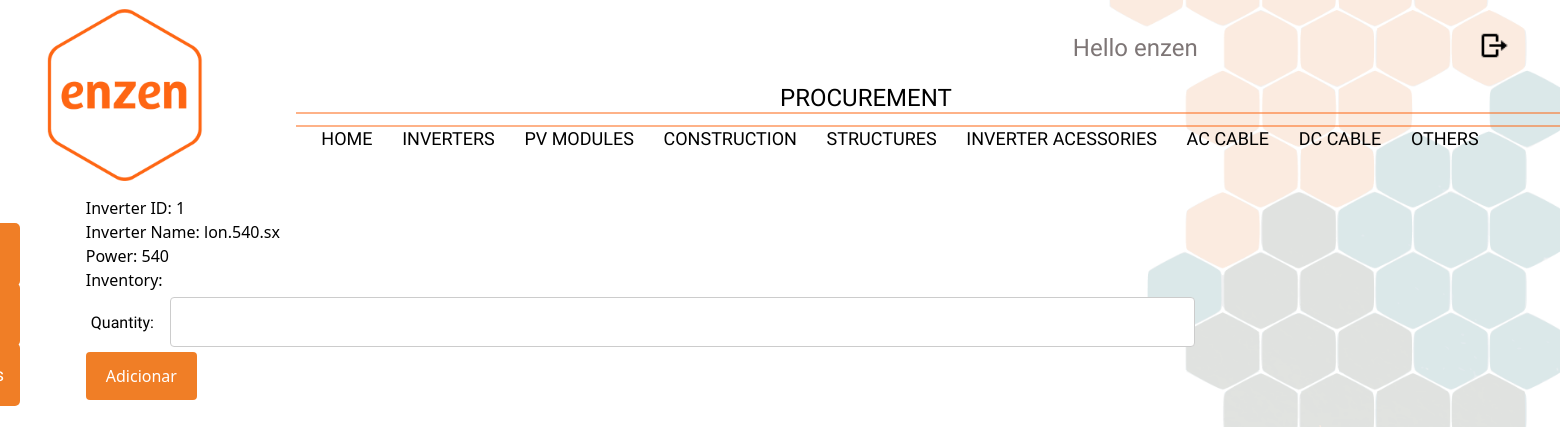
The page /pv_modules/1/ (signed in) on the database its author committed.
### procurement/models.py (models this page shows, shortened)
class pv_modules(models.Model):
    modules_id = models.CharField(max_length=50,default='03.PVM-01')
    brand = models.ForeignKey(pv_module_brand, on_delete=models.SET_NULL, related_name='marcas_modules',blank=True,null=True)
    product_name = models.CharField(max_length=50)
    power_range = models.ForeignKey(pv_modules_power,on_delete=models.SET_NULL, related_name='power_modules',blank=True,null=True)
    price_EXW = models.FloatField(max_length=30)
    price_CIF = models.FloatField(max_length=30)
    price_DDP = models.FloatField(max_length=30)
    price_FOB = models.FloatField(max_length=30)
    payment_conditions = models.TextField()

class pv_modules_power(models.Model):
    power_id = models.CharField(max_length=50)
    power = models.IntegerField()
    def __str__(self):
        return str(self.power)

### procurement/views.py (the view)
# urls.py: path('pv_modules/<str:pk>/',views.pv_modules_detail,name="modules_detail"),
@login_required(login_url='/login')
def pv_modules_detail(request,pk):
    new_order = None
    pv_module = pv_modules.objects.get(id=pk)
    if request.method == 'POST':
        pv_module_form=number_form_pv_modules(data=request.POST)
        if pv_module_form.is_valid():
            new_order = pv_module_form.save(commit=False)
            new_order.pv_modules_number_id=pk
            new_order.save()
            request.session['data'] = new_order.id
            return redirect('add_pv_module/')
    else:
        pv_module_form=number_form_pv_modules()
    return render(request, 'Procurement/procurement_part/pv_module_detail.html', {'pv_module':pv_module,'form':pv_module_form})

### procurement/forms.py
class number_form_pv_modules(forms.ModelForm):
    class Meta:
        model = order_pv_modules
        fields = {'quantity'}
        widgets = {
            'quantity': forms.TextInput(attrs={'class': 'input2'}),
        }

### templates/Procurement/procurement_part/pv_module_detail.html (shortened to what this page needs)
{% extends "Procurement/base.html" %}
{% block content %}
    <div class="top_creatio3">
        <p>Inverter ID: {{ pv_module.id }}</p>
        <p>Inverter Name: {{ pv_module.product_name }}</p>
        <p>Power: {{ pv_module.power_range }}</p>
        <p>Inventory: {{ pv_module.inventory }}</p>
    </div>
    <form method="post">
        {% for field in form %}
        <div style="padding: 5px">
            <a class="label">{{ field.label_tag }}</a>
            {{ field }}
        </div>
        {% endfor %}
        <input type="submit" value="Adicionar" class="part_creation2">
    </form>
{% endblock %}

### templates/Procurement/base.html (shortened to what this page needs)
{% load static %}
{% load static %}
<!DOCTYPE html>
<html>
<head>
    <link href="{% static 'procurement.css' %}" rel="stylesheet">
    <script src="https://cdn.tailwindcss.com"></script>
</head>
<body style="background-image: url('{% static "Fundo.png"%}');background-attachment: fixed;background-size: cover;background-position: center center;">
<div style="width: 100%; height: auto; overflow: hidden; background: transparent; background-attachment: fixed;background-size: cover;background-position: center center;">
    <svg width="1500" height="15" viewBox="0 0 1219 15" fill="none" xmlns="http://www.w3.org/2000/svg" style="position: absolute; left: 296px; top: 14%;" preserveAspectRatio="none">
        <path d="M1219 14H0M1219 1L0 1" stroke="#FE6613"></path></svg>
    <p style="width: 346px;  height:66px; position: absolute;font-family: Josefin Sans,serif; left: 50%; top: 10%; font-size: 24px; font-weight: 200; text-align: left; color: #000;">
        PROCUREMENT
    </p>
      <div id="box_total" >
          <img src="{% static 'LOGO.png' %}" style="width: 16%; height: auto; top: 0px;"/>
          <p style="width: 80%; margin-top:8%; font-size: 18px; font-weight: 300; text-align: left; color: #000;margin-left:3%;">
              <a href="/" style="font-family: Josefin Sans,serif">HOME</a>
                <a href="/inverters/" style="font-family: Josefin Sans,serif">INVERTERS</a>
                <a href="/pv_modules/" style="font-family: Josefin Sans,serif">PV MODULES</a>
              <a href="/construction/" style="font-family: Josefin Sans,serif">CONSTRUCTION</a>
              <a href="/structures/" style="font-family: Josefin Sans,serif">STRUCTURES</a>
              <a href="/inverter_acessories/" style="font-family: Josefin Sans,serif">INVERTER ACESSORIES</a>
              <a href="/ac_cables/" style="font-family: Josefin Sans,serif">AC CABLE</a>
              <a href="/dc_cables/" style="font-family: Josefin Sans,serif">DC CABLE</a>
              <a href="/others/" style="font-family: Josefin Sans,serif">OTHERS</a>
            </p>
        </div>
      <p style="width: 222px;    font-family: Josefin Sans, sans-serif; height: 51px; position: absolute; right: 17%; top: 30px; font-size: 24px; font-weight: 200; text-align: left; color: #7e7676;">
      Hello {{ user }}
      <div id="mySidenav" class="sidenav">
        <a href="/brands" id="about">Brands</a>
        <a href="/vendors" id="blog">Vendor</a>
        <a href="/projects" id="projects">Projects</a>
      </div>
      </p>
      <a href="{% url 'O_and_M:logout' %}" class=""><img
        style="width: 2%; height: auto; position: absolute; right: 3.2%; top: 30px; object-fit: cover;"
      /></a>
<div id="contente">
    {% block content %}
 {% endblock %}
</div>
    </div>
  </body>

### static/procurement.css (style rules this page uses)
html { -webkit-background-size: cover; -moz-background-size: cover; -o-background-size: cover; background-size: cover; font-family: Josefin Sans, sans-serif; }
#box_total { display: inline-flex; width: 100%; }
#box_total p a { margin-left: 2%; display: inline; position: relative; padding: 0.2em 0; }
#box_total p a::after { content: ''; position: absolute; bottom: 0; left: 0; width: 100%; height: 0.1em; background-color: #f07e26; opacity: 0; transition: opacity 300ms, transform 300ms; }
#box_total p a::after { opacity: 1; transform: scale(0); transform-origin: center; }
#mySidenav a { position: absolute; left: -80px; transition: 0.3s; padding: 18px; width: 100px; text-decoration: none; font-size: 18px; color: white; border-radius: 0 5px 5px 0; margin-top: 13%; font-family: Josefin Sans, sans-serif; }
#about { top: 20px; background-color: #f07e26; }
#blog { top: 80px; background-color: #f07e26; }
#projects { top: 140px; background-color: #f07e26; }
#contente { margin-left: 5.5%; }
input[type=text], select, textarea { width: 70%; padding: 12px; border: 1px solid #ccc; border-radius: 4px; resize: vertical; }
label { padding: 12px 12px 12px 0; display: inline-block; }
input[type=submit] { background-color: #f07e26; color: white; padding: 12px 20px; border: none; border-radius: 4px; cursor: pointer; }
label { font-family: Josefin Sans, sans-serif; }

### rows shown on the page
pv_modules: id "1", product_name "lon.540.sx", power_range "540"

### other values the page prints
{{ user }} "enzen"
{{ field.label_tag }} "Quantity:"
